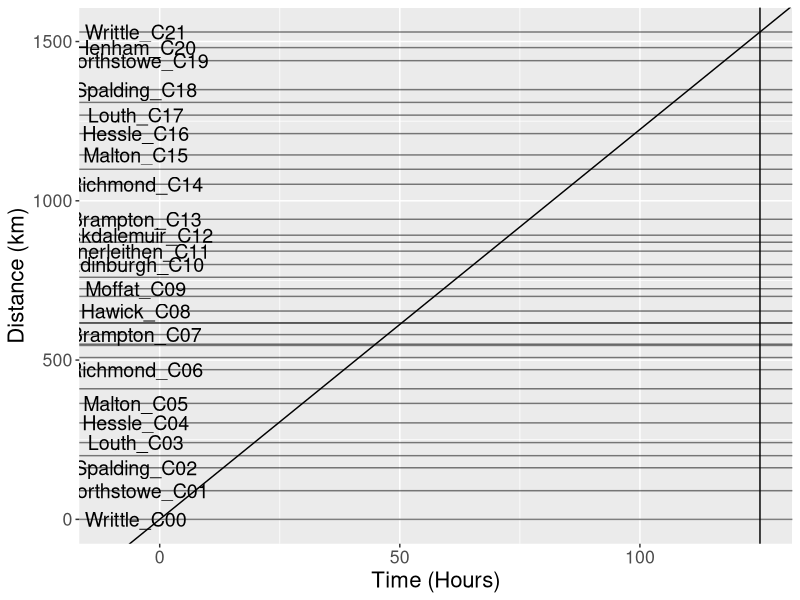

This figure's R source: (Note: this script raises an error after producing the figure.)
library(data.table)
library(magrittr)
library(tidyverse)
library(lubridate)
library(ggrepel)

## User Parameters
total_distance_km         <- 1530
maximum_time_hours        <- 125
target_time_hours         <- 120
target_moving_speed_kph   <- 20
target_onbike_move_ratio  <- 0.8
dont.sleep.if.over        <- 0.95
min.dist.before.sleep     <- 300
wake.up.time.before.start <- 2
start_time                <- lubridate::as_datetime("2025-08-03 06:00:00.00")

## Calculated Parameters
onbike_cycling_hours <- total_distance_km / target_moving_speed_kph
onbike_total_hours   <- onbike_cycling_hours / target_onbike_move_ratio
onbike_resting_hours <- onbike_total_hours - onbike_cycling_hours
offbike_total_hours  <- target_time_hours - onbike_total_hours
total_move_ratio     <- onbike_cycling_hours / target_time_hours
onbike_speed         <- total_distance_km / onbike_total_hours
cyclingUnits         <- floor(target_time_hours / 24)

## Table Generation
ctrls                    <- fread("LEL_2025_Ctrls.csv")
ctrls[,START:=str_c(START,"_",ID)]
ctrls$legDistance        <- c(diff(ctrls$Distance), 0)
ctrls$END                <- c(ctrls$START[2:nrow(ctrls)], NA)
ctrls$destinationDormBeds <- c(ctrls$DormitoryBeds[2:nrow(ctrls)],NA)
ctrls[,DormitoryBeds:=NULL]
ctrls$cumulativeDistance <- ctrls$legDistance + ctrls$Distance


ctrls %>% 
  filter(ID %>% str_detect("^C")) %>% 
  ggplot(aes(x = 1:maximum_time_hours, y = 1:total_distance_km)) +
  geom_hline(yintercept = ctrls$Distance, alpha = 0.5) +
  geom_vline(xintercept = maximum_time_hours) +
  geom_text(aes(x=-5, y= Distance, label = START), size = 5) +
  xlim(-10, maximum_time_hours) +
  geom_abline(slope = total_distance_km/maximum_time_hours) +
  xlab("Time (Hours)") +
  ylab("Distance (km)") +
  theme(text =element_text(size =16))


ctrls[, Distance := NULL]
ctrls <- ctrls[ID != "C21", ]
ctrls[, legDuration := legDistance / onbike_speed]
ctrls[, cumulativeOnBikeDuration := cumsum(legDuration)]
ctrls[ID %>% str_detect("^C"), controlTime := 0.25]
ctrls[ID %>% str_detect("^C") %>% not, controlTime := 0]
ctrls[, sleep := 0]
ctrls[, cumulativeControlTime := cumsum(controlTime)]
ctrls[, cumulativeTotalTime := cumulativeOnBikeDuration + cumulativeControlTime]
ctrls[, timeWithOutSleep := cumulativeTotalTime + wake.up.time.before.start]
for (day in 1:cyclingUnits) {
  message(day)
  last.sleep <- ctrls[sleep == 1, START] %>% tail(1)
  if (!length(last.sleep))
    last.sleep <- ctrls$START[1]
  message("Last sleep was at ", last.sleep)
  ctrl.to.sleep.at <- ctrls[match(last.sleep, START):(.N - 1)] %>%
    .[destinationDormBeds != 0,] %>% 
    .[cumulativeDistance >= min.dist.before.sleep,] %>% 
    .[which.min(abs((onbike_total_hours / cyclingUnits) - timeWithOutSleep  )), START] # Find closest control to cycling "day" time
  message("Sleep at ", ctrl.to.sleep.at)

  if ((ctrls[START == ctrl.to.sleep.at,cumulativeDistance]/total_distance_km) < dont.sleep.if.over){
  ctrls[START == ctrl.to.sleep.at, sleep := 1]
  ctrls[sleep == 1, timeWithOutSleep := 0] # Reset time without sleep
  ctrls[(match(ctrl.to.sleep.at, START) + 1):.N, timeWithOutSleep := cumsum(legDuration)]
  ctrls[, cumulativeControlTime := cumsum(controlTime)]
  ctrls[, cumulativeTotalTime := cumulativeOnBikeDuration + cumulativeControlTime]
  } else {
    message("Skipping Sleep, almost there")
  }
}
total.control.time <- ctrls$controlTime %>% sum
ctrls[sleep == 1, controlTime := controlTime + (offbike_total_hours-total.control.time) / sum(sleep)] # Allocate sleep
ctrls[, cumulativeControlTime := cumsum(controlTime)]
ctrls[, cumulativeTotalTime := cumulativeOnBikeDuration + cumulativeControlTime]
ctrls[, arrivalTime:=(start_time+duration(cumulativeTotalTime-controlTime, "hours"))]
ctrls[, departureTime:=(start_time+duration(cumulativeTotalTime, "hours"))]
ctrls
fwrite(ctrls, file = "timings.csv")

ctrls[,mainControl:=ID %>% str_detect("^C")]

ctrls %>% 
  ggplot(aes(x = 1: maximum_time_hours, y = 1:total_distance_km)) +
  geom_hline(yintercept = )

suntimes <- list(
  sunrise = lapply(0:(cyclingUnits-1), function(d) 
  data.table(
    stop = lubridate::as_datetime("2025-08-03 05:29:00.00") + duration(d+1, "days"), 
    start =  lubridate::as_datetime("2025-08-03 20:42:00.00") + duration(d, "days"))) %>% rbindlist(),
astronomical =  lapply(0:(cyclingUnits-1), function(d) 
  data.table(
    stop = lubridate::as_datetime("2025-08-03 02:47:00.00") + duration(d+1, "days"), 
    start =  lubridate::as_datetime("2025-08-03 23:22:00.00") + duration(d, "days"))) %>% rbindlist(),
nautical = lapply(0:(cyclingUnits-1), function(d) 
  data.table(
    stop = lubridate::as_datetime("2025-08-03 03:57:00.00") + duration(d+1, "days"), 
    start =  lubridate::as_datetime("2025-08-03 22:14:00.00") + duration(d, "days"))) %>% rbindlist(),
 civil = lapply(0:(cyclingUnits-1), function(d) 
   data.table(
     stop = lubridate::as_datetime("2025-08-03 04:50:00.00") + duration(d+1, "days"), 
     start =  lubridate::as_datetime("2025-08-03 21:21:00.00") + duration(d, "days"))) %>% rbindlist()) %>% rbindlist(idcol = "Type")
 
ctrls.long <- ctrls %>% 
  pivot_longer(cols = c(arrivalTime, departureTime)) %>% 
  data.table
  
ctrls.long %>% 
  ggplot(aes(x = value, y = cumulativeDistance))+
  geom_rect(data=suntimes, aes(xmin = start, xmax = stop, ymin = 0, ymax = Inf), fill = "black", inherit.aes = FALSE, alpha = 0.25) +
  geom_line(alpha = 0.5, col = "green") +
  geom_line(aes(group = ID), col = "green")+
  geom_point(aes(col = name, shape = mainControl)) +
  geom_vline(xintercept = start_time + duration(target_time_hours,"hours"), linetype = "dotted") +
  geom_vline(xintercept = start_time + duration(maximum_time_hours,"hours")) +
  geom_hline(yintercept = total_distance_km) +
  ggrepel::geom_label_repel(data=ctrls.long[sleep==1 & name == "arrivalTime",], aes(label = END)) +
  xlab("Time") + ylab("Distance")



